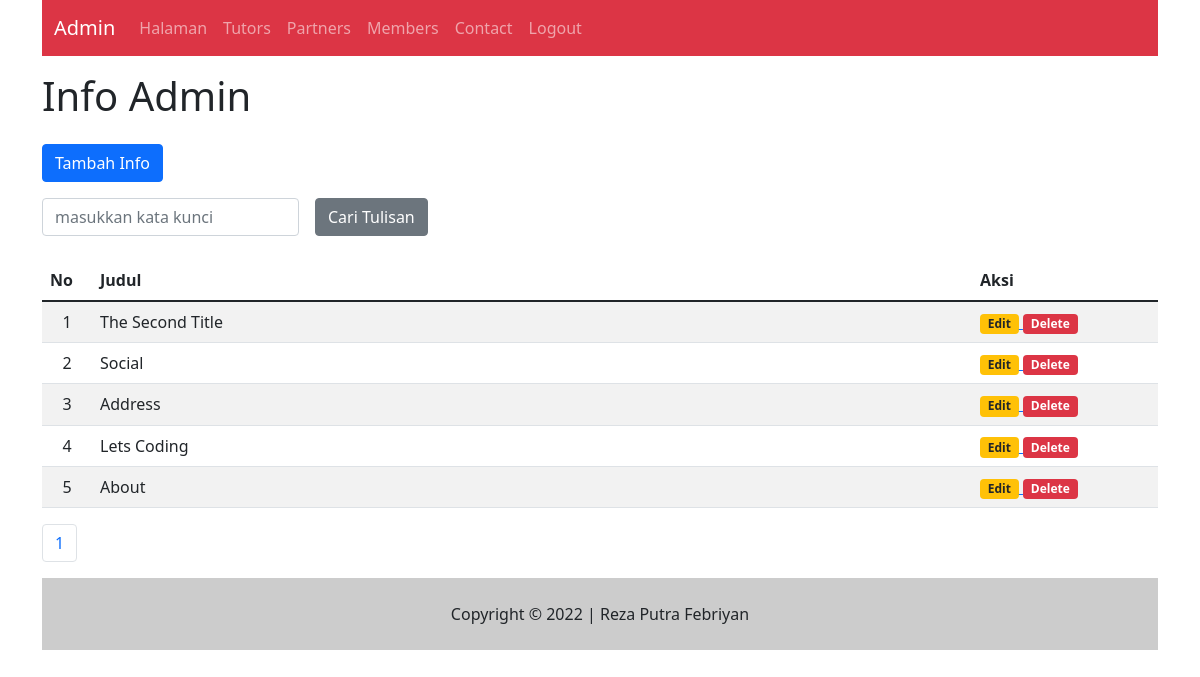
Screenshot of /admin/info.php (signed in) with the database file from the repository.
### tables this page shows
CREATE TABLE `info` (
  `id` int(11) NOT NULL,
  `judul` varchar(50) NOT NULL,
  `isi` text NOT NULL,
  `created_at` timestamp NOT NULL DEFAULT CURRENT_TIMESTAMP
);

### admin/info.php (the view, shortened to what this page needs)
<?php
include 'header.php';
$per_page = 5;
$katakunci = (isset($_GET['katakunci'])) ? $_GET['katakunci'] : "";
?>
<h1 class="py-3">Info Admin</h1>
<p>
    <a href="info_input.php">
        <input type="button" value="Tambah Info" class="btn btn-primary">
    </a>
</p>
<form method="get" class="row g-3">
    <div class="col-auto">
        <input type="text" name="katakunci" class="form-control" value="<?= $katakunci ?>" placeholder="masukkan kata kunci">
    </div>
    <div class="col-auto">
        <input type="submit" value="Cari Tulisan" class="btn btn-secondary" name="cari">
    </div>
</form>
<table class="table table-striped mt-4">
    <thead>
        <th>No</th>
        <th>Judul</th>
        <th class="col-2">Aksi</th>
    </thead>
    <tbody>
        <?php
        $tambahan = "";
        $tampil = "SELECT * FROM info $tambahan";
        $page = isset($_GET['page']) ? (int)$_GET['page'] : 1;
        $mulai = ($page > 1) ? ($page * $per_page) - $per_page : 0;
        $data = mysqli_query($konek, $tampil);
        $total = mysqli_num_rows($data);
        $pages = ceil($total / $per_page);
        $no = $mulai + 1;
        $tampil = $tampil." ORDER BY id DESC LIMIT $mulai, $per_page";
        $data = mysqli_query($konek, "$tampil");
        while($result = mysqli_fetch_array($data)) :
        ?>
            <tr>
                <td width='50px' align='center'><?= $no++?></td>
                <td><?= $result['judul']?></td>
                <td>
                    <a href="info_input.php?id=<?= $result['id']?>">
                        <span class="badge bg-warning text-dark">Edit</span>
                    </a>
                    <a href="info.php?op=delete&id=<?= $result['id']?>" onclick=" return confirm('Yakin ingin dihapus ?')">
                        <span class="badge bg-danger">Delete</span>
                    </a>
                </td>
            </tr>
        <?php endwhile; ?>
    </tbody>
</table>
<nav aria_label="Page navigation exaple">
    <ul class="pagination">
        <?php
        $cari = (isset($_GET['cari'])) ? $_GET['cari'] : "";
        for ($i=1; $i <= $pages; $i++) {
        ?>
            <li class="page-item">
                <a href="info.php?katakunci=<?= $katakunci ?>&cari=<?= $cari ?>&page=<?= $i ?>" class="page-link">
                    <?= $i ?>
                </a>
            </li>
        <?php } ?>
    </ul>
</nav>
<?php
include 'footer.php';
?>

### rows the page displays
info: judul "The Second Title"
info: judul "Social"
info: judul "Address"
info: judul "Lets Coding"
info: judul "About"
